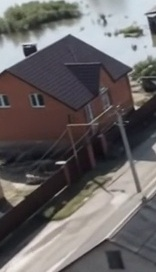
#> input picture data/yolo_hard_cases/building_as_vehicle/crop_selected_00004_trk32_093.jpg, 156 x 272 px
$ python -i image_refiner.py   (imports and definitions only)
#> lines starting #> are read from the running program, lines starting #| are printed output that depends on the picture
#> further down, picture is the input picture: shape (272, 156, 3); mean B, G, R 100.7, 100.2, 104.6
import cv2
import numpy as np
import logging
from pathlib import Path
from typing import List, Dict, Any, Union, Optional

logger = logging.getLogger(__name__)

class ImageRefiner:
    """
    Conservative, geometry-preserving image preprocessor for 3D reconstruction.
    Improves contrast, signal-to-noise ratio, and edge consistency without
    hallucinating fake textures, changing scene geometry, or altering object shapes.
    """

    def __init__(self, config: Optional[Dict[str, Any]] = None):
        self.config = config or {}
        ref_cfg = self.config.get("image_refinement", {})

        self.enabled = ref_cfg.get("enabled", True)
        self.do_denoise = ref_cfg.get("denoise", True)
        self.denoise_h = ref_cfg.get("denoise_h", 3.0)
        self.do_exposure = ref_cfg.get("exposure_normalization", True)
        self.clahe_clip_limit = ref_cfg.get("clahe_clip_limit", 1.5)
        self.clahe_grid_size = ref_cfg.get("clahe_grid_size", 8)
        self.do_sharpen = ref_cfg.get("sharpening", True)
        self.sharpen_strength = ref_cfg.get("sharpen_strength", 0.25)
        self.do_sky_masking = ref_cfg.get("sky_masking", False)
        self.target_resolution = self.config.get("video", {}).get("target_resolution", 518)

    def refine_image(self, bgr_img: np.ndarray) -> np.ndarray:
        """
        Applies conservative refinement pipeline to a single image.
        """
        if not self.enabled or bgr_img is None:
            return bgr_img

        refined = bgr_img.copy()

        # 1. Edge-preserving Denoising (Bilateral filtering prevents blurring structural edges)
        if self.do_denoise:
            # d=5, sigmaColor=25, sigmaSpace=25
            refined = cv2.bilateralFilter(refined, d=5, sigmaColor=25, sigmaSpace=25)

        # 2. Exposure & Contrast Normalization (CLAHE in LAB color space - L channel only)
        if self.do_exposure:
            lab = cv2.cvtColor(refined, cv2.COLOR_BGR2LAB)
#> lab: shape (272, 156, 3); mean of channels 0, 1, 2 106, 130.2, 128.4
            l, a, b = cv2.split(lab)
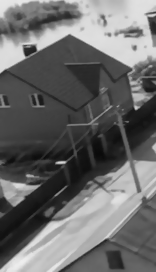
#> l: shape (272, 156); min 10, max 238, mean 106
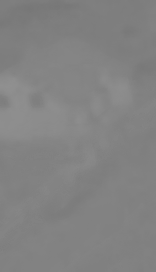
#> a: shape (272, 156); min 119, max 144, mean 130.2

            clahe = cv2.createCLAHE(
                clipLimit=self.clahe_clip_limit,
                tileGridSize=(self.clahe_grid_size, self.clahe_grid_size)
            )
            l_clahe = clahe.apply(l)
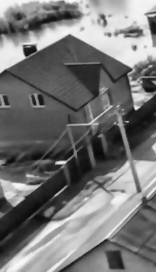
#> l_clahe: shape (272, 156); min 9, max 252, mean 117.4

            # Subtle blend with original luminance (70% clahe, 30% original) to prevent overshooting
            l_blended = cv2.addWeighted(l_clahe, 0.75, l, 0.25, 0)

            lab_merged = cv2.merge([l_blended, a, b])
#> lab_merged: shape (272, 156, 3); mean of channels 0, 1, 2 114.6, 130.2, 128.4
            refined = cv2.cvtColor(lab_merged, cv2.COLOR_LAB2BGR)
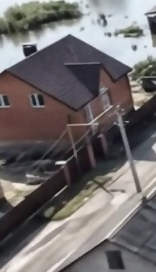
#> refined: shape (272, 156, 3); mean B, G, R 108.8, 108.5, 112.9

        # 3. Mild Sharpening via Unsharp Masking (High-frequency boost)
        if self.do_sharpen and self.sharpen_strength > 0:
            gaussian_blur = cv2.GaussianBlur(refined, (0, 0), sigmaX=1.5)
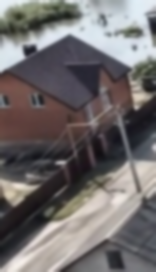
#> gaussian_blur: shape (272, 156, 3); mean B, G, R 108.8, 108.5, 112.9
            # unsharp_mask = original + strength * (original - blur)
            refined = cv2.addWeighted(refined, 1.0 + self.sharpen_strength, gaussian_blur, -self.sharpen_strength, 0)

        # 4. Optional Sky Masking (Mask upper background sky without altering buildings/terrain)
        if self.do_sky_masking:
            hsv = cv2.cvtColor(refined, cv2.COLOR_BGR2HSV)
            h, s, v = cv2.split(hsv)
            sky_mask = (v > 200) & (s < 50)
            # Only apply to upper 50% of the image
            height = refined.shape[0]
            sky_mask[int(height * 0.5):, :] = False
            # Slightly dim the sky to neutralize false feature matches
            refined[sky_mask] = (refined[sky_mask].astype(np.float32) * 0.2).astype(np.uint8)

        return np.clip(refined, 0, 255).astype(np.uint8)

    # [45 lines left out: functions process_frame, process_frames_batch, not called in this run]

>>> import cv2
>>> picture = cv2.imread('../data/yolo_hard_cases/building_as_vehicle/crop_selected_00004_trk32_093.jpg')
>>> result = ImageRefiner().refine_image(picture)
